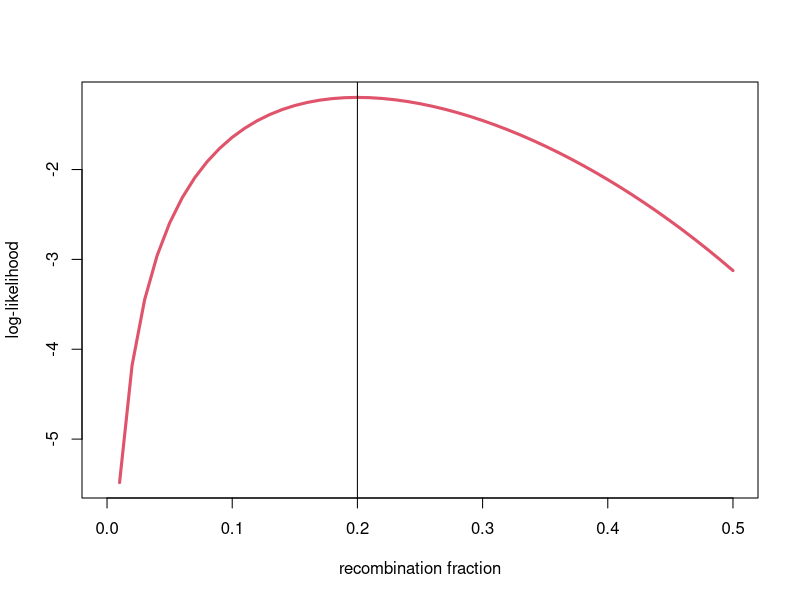

Source code (R):
## ---- chunk 1
#set a range of recombination probabilities (ranging from 0 to 0.5) for which we want to calculate the likelihood
r <- seq(0, 0.5, by=0.01)

#define a matrix in which we will keep track of likelihood values as a function of probability
l <- matrix(data=NA, nrow=length(r), ncol=2, byrow=TRUE, dimnames=list(c(),c("p","log-likelihood")))

#make a loop to step through the likelihood calculation for each value of the parameter p
for(i in 1:length(r)) { 

print("...", quote=FALSE)
print(paste("step ",i," of loop. Things look good.", sep=""))

#define probability for each step in the loop
p <- r[i]

#print some output each time we go thorugh the loop to tell us the current computation
print(paste("computing likelihood for p =", p, sep=" "))

#write down the likelihood function and assign it to a variable
#to caluculate the log.likelihood for 10x the data change: 10=>100, 2=>20, 8=>80
#to caluculate the log.likelihood for 100x the data change: 10=>1000, 2=>200, 8=>800
log.likelihood <- log(choose(10,2)) + 2*log(p) + 8*log(1-p)

#print the likelihood to the terminal so we can see it in real time
print(paste("log-likelihood", log.likelihood, sep=" "))

#record probability and log-likelihood value
l[i,] <- c(p,log.likelihood)

if(i==51) {print(paste("...","exiting loop","...", sep=" "))}

}

#identify the maximum log-likelihood value
l.max <- max(l[,2])

#determine the value of p that results in the maximum likelihood.  This is the maximum likelihood estimation of p.
p.max <- l[l[,2]==l.max,1]

#plot the log-likelihood for all p
plot(l[,1],l[,2],lwd=3,col=2, xlab="recombination fraction", ylab="log-likelihood", type="l")

#indicate where the maximum likelihood lies
abline(v=p.max)
